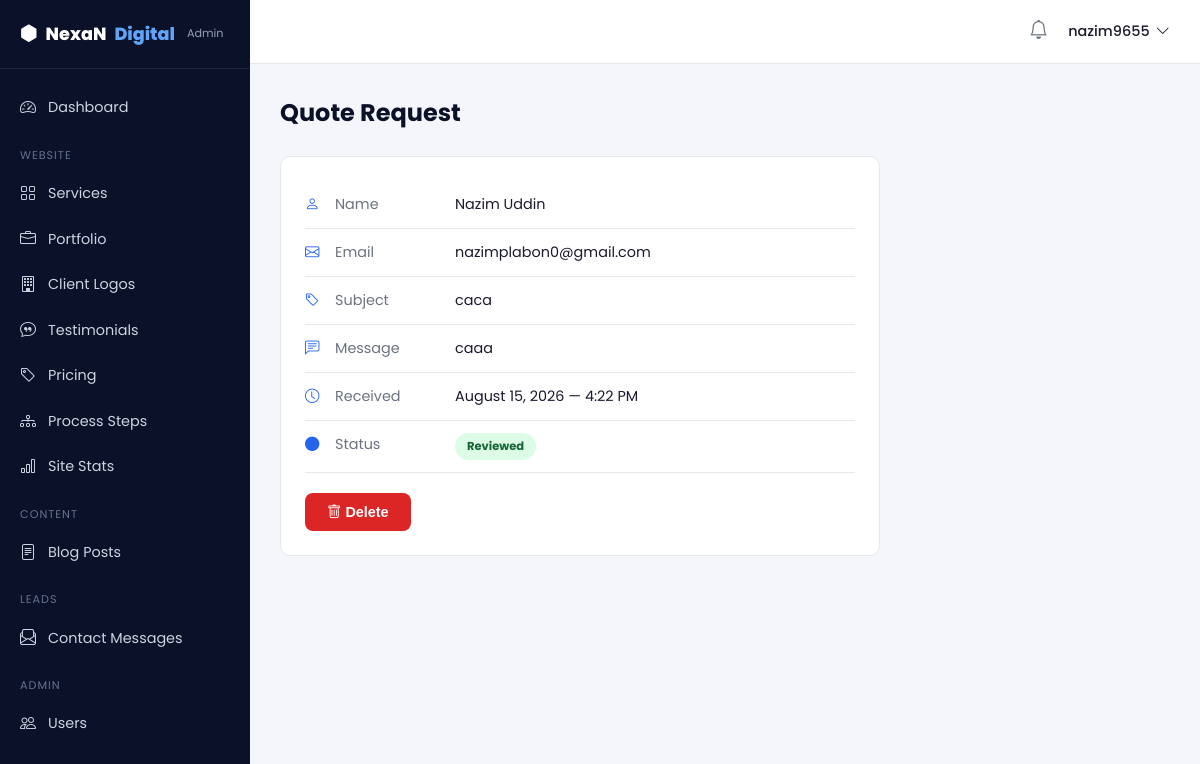
Page /dashboard/quotes/1/ (signed in) on the committed database.
### website/models.py (models this page shows, shortened)
class ContactMessage(models.Model):
    name = models.CharField(max_length=100)
    email = models.EmailField()
    subject = models.CharField(max_length=200, blank=True)
    message = models.TextField()
    created_at = models.DateTimeField(auto_now_add=True)
    is_read = models.BooleanField(default=False)
    class Meta:
        ordering = ['-created_at']

### dashboard/views.py (the view, shortened to what this page needs)
# urls.py: path('quotes/<int:pk>/', views.quote_detail, name='quote_detail'),
@login_required(login_url='dashboard:login')
def quote_detail(request, pk):
    quote = get_object_or_404(ContactMessage, pk=pk)
    return render(request, 'dashboard/quote_detail.html', {'quote': quote})

### website/context_processors.py (called while the page is built)
def nav_services(request):
    return {'nav_services': Service.objects.all()}

### dashboard/templates/dashboard/quote_detail.html (shortened to what this page needs)
{% extends 'dashboard/base.html' %}
{% block content %}
<div class="dash-greeting">
  <h2>Quote Request</h2>
</div>
<div class="dash-panel" style="max-width: 600px;">
  <div class="dash-detail-row">
    <i class="bi bi-person"></i>
    <span class="dash-detail-label">Name</span>
    <span>{{ quote.name }}</span>
  </div>
  <div class="dash-detail-row">
    <i class="bi bi-envelope"></i>
    <span class="dash-detail-label">Email</span>
    <span>{{ quote.email }}</span>
  </div>
  <div class="dash-detail-row">
    <i class="bi bi-tag"></i>
    <span class="dash-detail-label">Subject</span>
    <span>{{ quote.subject|default:"—" }}</span>
  </div>
  <div class="dash-detail-row" style="align-items: flex-start;">
    <i class="bi bi-chat-left-text"></i>
    <span class="dash-detail-label">Message</span>
    <span>{{ quote.message }}</span>
  </div>
  <div class="dash-detail-row">
    <i class="bi bi-clock"></i>
    <span class="dash-detail-label">Received</span>
    <span>{{ quote.created_at|date:"F d, Y — g:i A" }}</span>
  </div>
  <div class="dash-detail-row">
    <i class="bi bi-circle-fill"></i>
    <span class="dash-detail-label">Status</span>
    <span>
      {% if quote.is_read %}
        <span class="status-badge status-read">Reviewed</span>
      {% else %}
        <span class="status-badge status-new">New</span>
      {% endif %}
    </span>
  </div>
  <div class="dash-actions">
    <form method="POST" onsubmit="return confirm('Delete this quote request?');">
      <button type="submit" name="delete" class="btn btn-danger">
        <i class="bi bi-trash"></i> Delete
      </button>
    </form>
  </div>
</div>
{% endblock %}

### dashboard/templates/dashboard/base.html (shortened to what this page needs)
{% load static %}
<!DOCTYPE html>
<html lang="en">
<head>
<link rel="stylesheet" href="https://cdn.jsdelivr.net/npm/bootstrap-icons@1.11.3/font/bootstrap-icons.css">
<link rel="stylesheet" href="{% static 'website/css/style.css' %}">
<link rel="stylesheet" href="{% static 'dashboard/css/dashboard.css' %}">
</head>
<body class="dash-body">
<div class="dash-layout">
  <aside class="dash-sidebar">
    <div class="dash-logo">
      <i class="bi bi-hexagon-fill"></i> NexaN<span>Digital</span> <small>Admin</small>
    </div>
    <nav class="dash-nav">
      <a href="{% url 'dashboard:home' %}" class="dash-nav-link {% if request.resolver_match.url_name == 'home' %}active{% endif %}">
        <i class="bi bi-speedometer2"></i> Dashboard
      </a>
      <p class="dash-nav-heading">Website</p>
      <a href="{% url 'dashboard:services' %}" class="dash-nav-link {% if request.resolver_match.url_name == 'services' %}active{% endif %}"><i class="bi bi-grid"></i> Services</a>
      <a href="{% url 'dashboard:portfolio' %}" class="dash-nav-link {% if request.resolver_match.url_name == 'portfolio' %}active{% endif %}"><i class="bi bi-briefcase"></i> Portfolio</a>
      <a href="{% url 'dashboard:clients' %}" class="dash-nav-link {% if request.resolver_match.url_name == 'clients' %}active{% endif %}"><i class="bi bi-building"></i> Client Logos</a>
      <a href="{% url 'dashboard:testimonials' %}" class="dash-nav-link {% if request.resolver_match.url_name == 'testimonials' %}active{% endif %}"><i class="bi bi-chat-quote"></i> Testimonials</a>
      <a href="{% url 'dashboard:pricing' %}" class="dash-nav-link {% if request.resolver_match.url_name == 'pricing' %}active{% endif %}"><i class="bi bi-tag"></i> Pricing</a>
      <a href="{% url 'dashboard:process' %}" class="dash-nav-link {% if request.resolver_match.url_name == 'process' %}active{% endif %}"><i class="bi bi-diagram-3"></i> Process Steps</a>
      <a href="{% url 'dashboard:stats' %}" class="dash-nav-link {% if request.resolver_match.url_name == 'stats' %}active{% endif %}"><i class="bi bi-bar-chart"></i> Site Stats</a>
      <p class="dash-nav-heading">Content</p>
      <a href="{% url 'dashboard:blog' %}" class="dash-nav-link {% if request.resolver_match.url_name == 'blog' %}active{% endif %}"><i class="bi bi-file-text"></i> Blog Posts</a>
      <p class="dash-nav-heading">Leads</p>
      <a href="{% url 'dashboard:quotes' %}" class="dash-nav-link {% if request.resolver_match.url_name == 'quotes' %}active{% endif %}">
        <i class="bi bi-envelope-paper"></i> Contact Messages
      </a>
      <p class="dash-nav-heading">Admin</p>
      <a href="{% url 'dashboard:users' %}" class="dash-nav-link {% if request.resolver_match.url_name == 'users' %}active{% endif %}"><i class="bi bi-people"></i> Users</a>
    </nav>
  </aside>
  <div class="dash-main">
    <header class="dash-topbar">
      <div class="dash-topbar-right">
        <i class="bi bi-bell"></i>
        <div class="dash-user">
          {{ request.user.username }} <i class="bi bi-chevron-down"></i>
        </div>
      </div>
    </header>
    <main class="dash-content">
      {% block content %}{% endblock %}
    </main>
  </div>
</div>
</body>
</html>

### website/static/website/css/style.css (style rules this page uses)
:root { --navy: #0a1128; --navy-light: #0f1c3f; --blue: #2563eb; --blue-dark: #1d4ed8; --text-dark: #1a1a2e; --text-gray: #6b7280; --text-light: #cbd5e1; --bg-light: #f8f9fc; --white: #ffffff; --border: #e5e7eb; --radius: 12px; --shadow: 0 4px 20px rgba(0,0,0,0.06); }
* { margin: 0; padding: 0; box-sizing: border-box; }
body { font-family: 'Poppins', sans-serif; color: var(--text-dark); background: var(--white); line-height: 1.6; }
a { text-decoration: none; color: inherit; }
.btn { display: inline-block; padding: 12px 28px; border-radius: 8px; font-weight: 600; font-size: 0.95rem; transition: all 0.25s ease; cursor: pointer; border: none; }

### dashboard/static/dashboard/css/dashboard.css (style rules this page uses)
:root { --dash-navy: #0a1128; --dash-navy-light: #0f1c3f; --dash-blue: #2563eb; --dash-bg: #f4f6fb; --dash-border: #e5e7eb; --dash-text: #1a1a2e; --dash-text-gray: #6b7280; --dash-white: #ffffff; --dash-radius: 10px; }
.dash-body { margin: 0; font-family: 'Poppins', sans-serif; background: var(--dash-bg); color: var(--dash-text); }
.dash-layout { display: flex; min-height: 100vh; }
.dash-sidebar { width: 250px; background: var(--dash-navy); color: #cbd5e1; flex-shrink: 0; padding: 20px 0; position: sticky; top: 0; height: 100vh; overflow-y: auto; }
.dash-logo { display: flex; align-items: center; gap: 8px; font-weight: 800; font-size: 1.1rem; color: var(--dash-white); padding: 0 20px 20px; border-bottom: 1px solid rgba(255,255,255,0.08); margin-bottom: 16px; }
.dash-logo span { color: #60a5fa; }
.dash-logo small { font-weight: 400; font-size: 0.7rem; color: #94a3b8; margin-left: 4px; }
.dash-nav-heading { font-size: 0.7rem; text-transform: uppercase; letter-spacing: 1px; color: #64748b; padding: 16px 20px 6px; margin: 0; }
.dash-nav-link { display: flex; align-items: center; gap: 10px; padding: 10px 20px; font-size: 0.9rem; color: #cbd5e1; text-decoration: none; transition: background 0.2s; }
.dash-nav-link i { font-size: 1rem; width: 18px; }
.dash-main { flex: 1; display: flex; flex-direction: column; min-width: 0; }
.dash-topbar { background: var(--dash-white); border-bottom: 1px solid var(--dash-border); padding: 16px 30px; display: flex; align-items: center; justify-content: space-between; }
.dash-topbar-right { display: flex; align-items: center; gap: 20px; }
.dash-topbar-right > i { font-size: 1.2rem; color: var(--dash-text-gray); cursor: pointer; }
.dash-user { position: relative; font-size: 0.9rem; font-weight: 500; cursor: pointer; display: flex; align-items: center; gap: 6px; }
.dash-content { padding: 30px; }
.dash-greeting { margin-bottom: 24px; }
.dash-greeting h2 { font-size: 1.5rem; color: var(--dash-navy); margin-bottom: 4px; }
.dash-panel { background: var(--dash-white); border-radius: var(--dash-radius); border: 1px solid var(--dash-border); padding: 24px; margin-bottom: 24px; }
.status-badge { display: inline-block; padding: 4px 12px; border-radius: 20px; font-size: 0.72rem; font-weight: 700; }
.status-read { background: #dcfce7; color: #166534; }
.dash-detail-row { display: flex; gap: 10px; padding: 12px 0; border-bottom: 1px solid var(--dash-border); font-size: 0.9rem; }
.dash-detail-row i { color: var(--dash-blue); width: 20px; }
.dash-detail-label { color: var(--dash-text-gray); min-width: 110px; }
.dash-actions { display: flex; gap: 10px; margin-top: 20px; }
.btn-danger { background: #dc2626; color: var(--dash-white); }
.btn { display: inline-block; padding: 11px 22px; border-radius: 8px; font-weight: 600; font-size: 0.9rem; border: none; cursor: pointer; text-decoration: none; text-align: center; }

### rows in the picture
ContactMessage: name "Nazim Uddin", email "nazimplabon0@gmail.com", subject "caca", message "caaa", created_at "August 15, 2026 — 4:22 PM"

### other values in the picture
{{ request.user.username }} "nazim9655"
